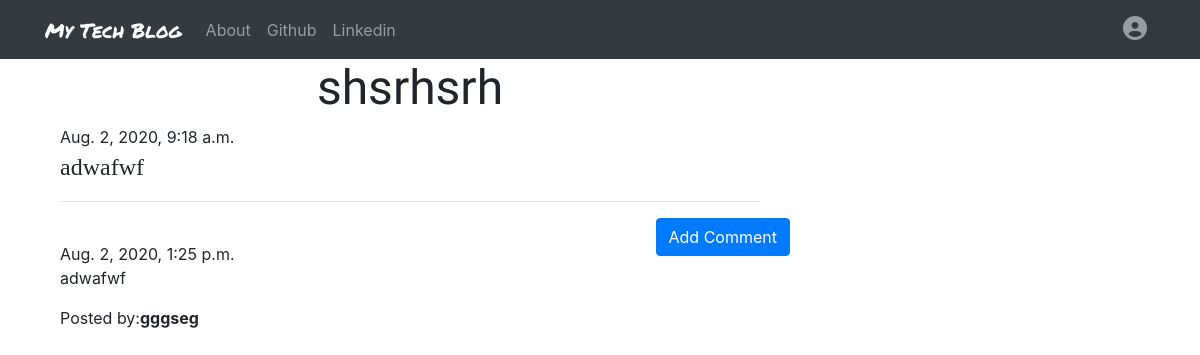
Page /post/12/ on the earlier database version.
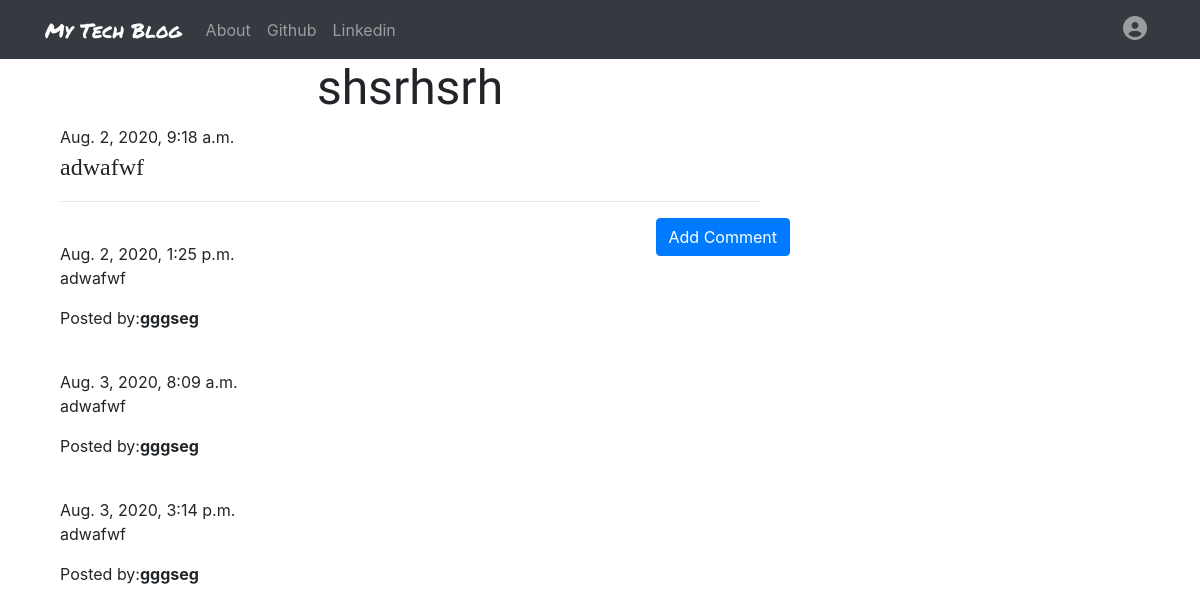
Same page on the later database version.
### blog/models.py (models this page shows, shortened)
class Post(models.Model):
    author = models.ForeignKey('auth.User', on_delete=models.CASCADE)
    title = models.CharField(max_length=200)
    text = models.TextField(max_length=200)
    create_date = models.DateTimeField(default=timezone.now)
    publish_date = models.DateTimeField(blank=True, null=True)

class Comment(models.Model):
    post = models.ForeignKey('blog.Post', related_name='comments', on_delete=models.CASCADE)
    author = models.CharField(max_length=200)
    text = models.CharField(max_length=200)
    create_date = models.DateTimeField(default=timezone.now)
    approve_comment = models.BooleanField(default=False)

### blog/views.py (the view)
# urls.py: path('post/<int:pk>/', views.PostDetailView.as_view(), name='post_detail'),
class PostDetailView(DetailView):
    model = Post

### blog/templates/blog/post_detail.html (shortened to what this page needs)
{% extends 'base.html' %}
{% block block_content %}
    <div class="container">
        <h1 class="post_title">{{ post.title }}</h1>
        {% if post.publish_date %}
            {{ post.publish_date }}
        {% else %}
            <a class="btn btn-outline-dark" href="{% url 'post_publish' pk=post.pk %}">Publish</a>
        {% endif %}
        <p class="postcontent">{{ post.text|safe|linebreaksbr }}</p>
        <hr>
        <a class="btn btn-primary btn-comment" href="{% url 'add_comment_to_post' pk=post.pk %}">Add Comment</a>
        {% for comment in post.comments.all %}
            <br>
            {% if user.is_authenticated or comment.approve_comment %}
                {{ comment.create_date }}
                <p>{{ comment.text|safe|linebreaksbr }}</p>
                <p>Posted by:<strong>{{ comment.author }}</strong></p>
            {% endif %}
        {% empty %}
            <p>No Comment Posted</p>
        {% endfor %}
    </div>
{% endblock %}

### blog/templates/blog/base.html (shortened to what this page needs)
<!DOCTYPE html>
{% load static %}
<html lang="en">
<head>
    <link rel="stylesheet" href="{% static 'css/style.css' %}">
    <link rel="stylesheet" href="https://stackpath.bootstrapcdn.com/bootstrap/4.5.0/css/bootstrap.min.css"
>
    <link rel="stylesheet" href="//cdn.jsdelivr.net/npm/medium-editor@latest/dist/css/medium-editor.min.css"
          type="text/css" media="screen" charset="utf-8">
</head>
<body>
<nav class="navbar navbar-expand-lg navbar-dark bg-dark">
    <div class="container">
        <div class="navbar-nav align-items-center">
            <a class="navbar-brand" href="{% url 'post_list' %}">My Tech Blog</a>
            <a class="nav-item nav-link" href="{% url 'about' %}">About</a>
            <a class="nav-item nav-link" href="https://github.com/">Github</a>
            <a class="nav-item nav-link" href="https://www.linkedin.com/">Linkedin</a>
        </div>
        <div class="navbar-nav align-items-center ml-auto">
            {% if user.is_authenticated %}
                <a class="nav-item nav-link" href="{% url 'post_new' %}">New Post</a>
                <a class="nav-item nav-link" href="{% url 'post_draft_list' %}">Drafts</a>
                <a class="nav-item nav-link" href="{% url 'logout' %}">Log Out</a>
                <a style="color: rgba(255,255,255,.5)">Welcome:{{ user.username }}</a>
            {% else %}
                <a class="nav-item nav-link" href="{% url 'login' %}"><i class='fas fa-user-circle'
                                                                         style='font-size:24px'></i></a>
            {% endif %}
        </div>
    </div>
</nav>
<div class="container">
    <div class="row">
        <div class="col-md-8">
            {% block block_content %}
            {% endblock %}
        </div>
    </div>
</div>
</body>
</html>

### blog/static/css/style.css (style rules this page uses)
.navbar-brand { font-family: 'Permanent Marker', cursive; font-size: 4em; }
.btn-comment { position: absolute; right: 0px; }
.post_title { font-size: 3em; font-family: 'Russo One', sans-serif; text-align: center; }
.postcontent { font-family: "Montserrat Medium"; font-size: 1.5em; }

Differences in the rows shown:
added Comment: create_date "Aug. 3, 2020, 8:09 a.m.", text "adwafwf", author "gggseg"
added Comment: create_date "Aug. 3, 2020, 3:14 p.m.", text "adwafwf", author "gggseg"
